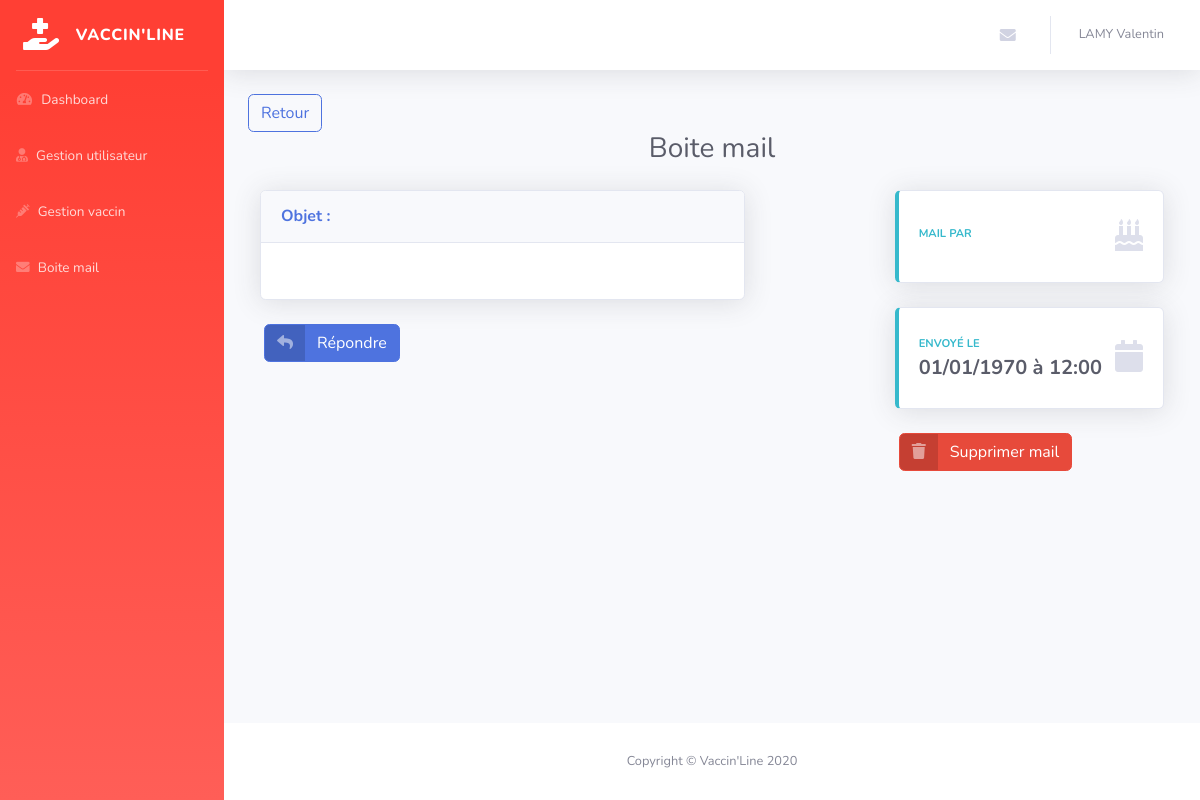
Before: /admin/single-mail.php?id=7 (signed in) with the older database file.
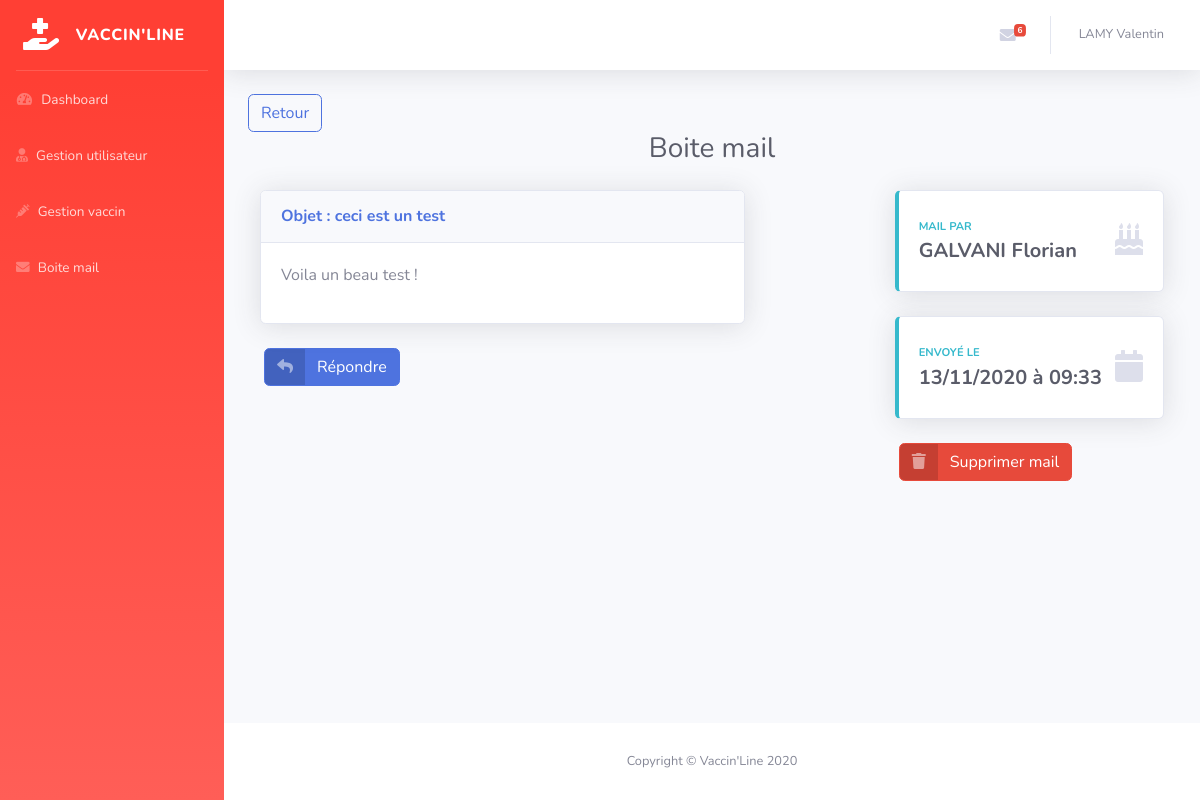
After: the same page with the newer database file.
### tables this page shows
CREATE TABLE `vl_contacts` (
  `id` int(11) NOT NULL,
  `email` varchar(150) NOT NULL,
  `message` varchar(255) NOT NULL,
  `created_at` datetime NOT NULL,
  `lu` varchar(3) NOT NULL DEFAULT 'non',
  `object` varchar(255) NOT NULL,
  `status` int(11) NOT NULL DEFAULT 1
);

CREATE TABLE `vl_users` (
  `id` int(11) NOT NULL,
  `nom` varchar(150) NOT NULL,
  `prenom` varchar(150) NOT NULL,
  `password` varchar(255) NOT NULL,
  `email` varchar(120) NOT NULL,
  `status` int(11) NOT NULL DEFAULT 1,
  `token` varchar(255) DEFAULT NULL,
  `token_at` datetime DEFAULT NULL,
  `date_naissance` varchar(10) NOT NULL,
  `created_at` datetime NOT NULL,
  `civilite` varchar(100) NOT NULL,
  `role` varchar(10) NOT NULL,
  `age` int(3) NOT NULL
);

### inc/function.php (called while the page is built, shortened)
<?php
function TotalNonLu($contacts)
{
  $a = 0;
  foreach ($contacts as $contact) {
    if ($contact['lu'] == 'non') {
      ++$a;
    }
  }
  return $a;
}

### admin/single-mail.php (the view, shortened to what the changed rows need)
<?php
include('../inc/pdo.php');
include('../inc/function.php');
$title = 'Boite mail';
if (!empty($_GET['id']) && is_numeric($_GET['id'])){
  $id = $_GET['id'];
  $sql = "SELECT * FROM vl_contacts WHERE status = 1 AND id = :id";
  $query = $pdo->prepare($sql);
  $query -> bindValue(':id', $id, PDO::PARAM_INT);
  $query->execute();
  $mail = $query->fetch();
  $sql = "SELECT * FROM vl_users WHERE email = :email";
  $query = $pdo->prepare($sql);
  $query -> bindValue(':email', $mail['email'], PDO::PARAM_STR);
  $query->execute();
  $user = $query->fetch();
  if (!empty($user)) {
    $userLogin = true;
  }else {
    $userLogin = false;
  }
}
$sql = "SELECT * FROM vl_contacts WHERE status = 1 AND lu = 'non'";
$query = $pdo->prepare($sql);
$query->execute();
$contacts = $query->fetchAll();
include('inc/header-back.php');
 ?>
    <div class="container-fluid">
        <h1 class="text-center h3 mb-4 text-gray-800"><?php echo $title ?></h1>
        <div class="row">
          <div class="col-lg-8">
            <div class="col-xl-10 col-md-6 mb-4">
              <div class="card shadow mb-4">
                <div class="card-header py-3">
                  <h6 class="m-0 font-weight-bold text-primary">Objet : <?php echo $mail['object'] ?></h6>
                </div>
                <div class="card-body">
                  <p><?php echo $mail['message'] ?></p>
                </div>
              </div>
            </div>
        </div>
        <div class="col-lg-4 justify-content-center">
          <div class="col-xl col-md-6 mb-4">
            <div class="card border-left-info shadow h-100 py-2">
              <div class="card-body">
                <div class="row no-gutters align-items-center">
                  <div class="col mr-2">
                    <div class="text-xs font-weight-bold text-info text-uppercase mb-1">
                      mail par</div>
                      <div class="<?php if($userLogin){ echo 'h5';} else {echo 'h6';} ?> mb-0 font-weight-bold text-gray-800"><?php if($userLogin){echo mb_strtoupper($user['nom']) . ' ' . ucfirst($user['prenom']);} else {echo $mail['email'];} ?></div>
                    </div>
                  </div>
                </div>
              </div>
            </div>
            <div class="col-xl col-md-6 mb-4">
              <div class="card border-left-info shadow h-100 py-2">
                <div class="card-body">
                  <div class="row no-gutters align-items-center">
                    <div class="col mr-2">
                      <div class="text-xs font-weight-bold text-info text-uppercase mb-1">
                        Envoyé le</div>
                        <div class="h5 mb-0 font-weight-bold text-gray-800"><?php echo date('d/m/Y à h:i', strtotime($mail['created_at'])) ?></div>
                      </div>
                    </div>
                  </div>
                </div>
              </div>
        </div>
      </div>
    </div>
<?php
include('inc/footer-back.php');

### admin/inc/header-back.php (shortened to what the changed rows need)
<!DOCTYPE html>
<html lang="fr">
<head>
    <link href="vendor/fontawesome-free/css/all.min.css" rel="stylesheet" type="text/css">
    <link href="asset/css/sb-admin-2.min.css" rel="stylesheet">
</head>
<body id="page-top">
    <div id="wrapper">
        <div id="content-wrapper" class="d-flex flex-column">
            <div id="content">
                <nav class="navbar navbar-expand navbar-light bg-white topbar mb-4 static-top shadow">
                    <ul class="navbar-nav ml-auto">
                        <li class="nav-item dropdown no-arrow mx-1">
                            <a class="nav-link dropdown-toggle" href="#" id="messagesDropdown" role="button"
                                data-toggle="dropdown" aria-haspopup="true" aria-expanded="false">
                                <i class="fas fa-envelope fa-fw"></i>
                                  <?php if (TotalNonLu($contacts) > 0 ): ?>
                                    <span class="badge badge-danger badge-counter"><?php echo TotalNonLu($contacts) ?></span>
                                  <?php endif; ?>
                            </a>
                        </li>
                    </ul>
                </nav>

Changed rows visible on the page:
now on this page (row edited): vl_contacts: object "ceci est un test", message "Voila un beau test !", created_at "13/11/2020 à 09:33"
now on this page (row edited): vl_users: nom "GALVANI", prenom "Florian"
Other visible differences:
TotalNonLu($contacts): (not shown) → "6"
date('d/m/Y à h:i', strtotime($mail['created_at'])): "01/01/1970 à 12:00" → (not shown)
